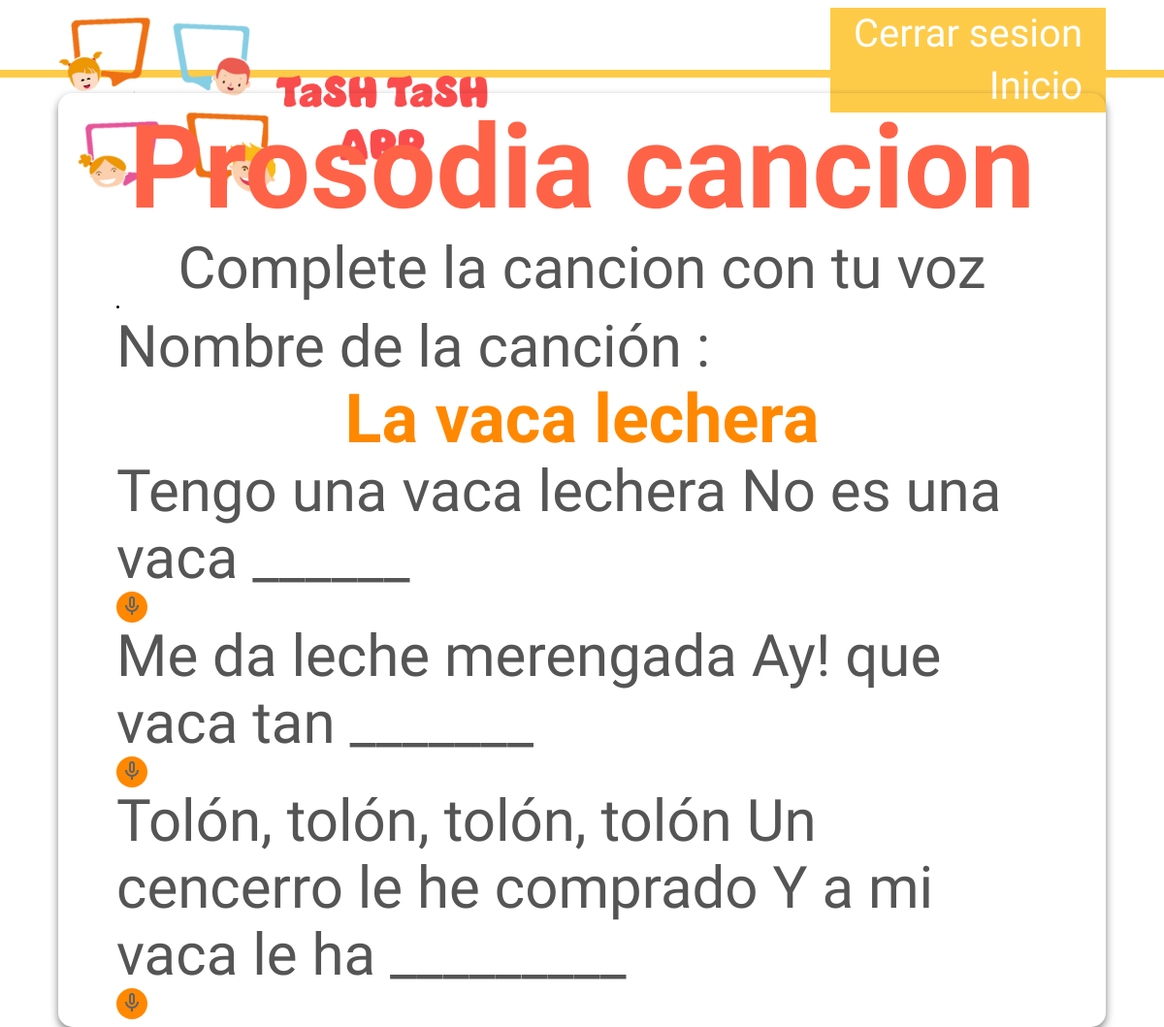
Page /prosodia/prosodia_cancion/ (signed in) on the committed database.
### prosodia/models.py (models this page shows, shortened)
class Prosodia_cancion_info(models.Model):
    nombre= models.TextField(max_length=100, verbose_name="nombre")
    parrafo_1 = models.TextField(max_length=1000, verbose_name="parrafo_1")
    respuesta_1 = models.TextField(max_length=100, verbose_name="respuesta_1")
    parrafo_2 = models.TextField(max_length=1000, verbose_name="parrafo_2")
    respuesta_2 = models.TextField(max_length=100, verbose_name="respuesta_2")
    parrafo_3 = models.TextField(max_length=1000, verbose_name="parrafo_3")
    respuesta_3 = models.TextField(max_length=100, verbose_name="respuesta_3")
    parrafo_4 = models.TextField(max_length=1000, verbose_name="parrafo_4")
    respuesta_4 = models.TextField(max_length=100, verbose_name="respuesta_4")
    parrafo_5 = models.TextField(max_length=1000, verbose_name="parrafo_5")
    respuesta_5 = models.TextField(max_length=100, verbose_name="respuesta_5")

### prosodia/views.py (the view)
class Prosodia_cancion_view(LoginRequiredMixin, ListView):
    model = Prosodia_cancion_info
    template_name = 'prosodia/prosodia_cancion.html'
    context_object_name = 'instrucciones'
    def get_queryset(self):
        longitud = len(Prosodia_cancion_info.objects.all())
        modulo_seleccionado = random.randint(1, longitud)
        queryset = Prosodia_cancion_info.objects.all()[modulo_seleccionado-1:modulo_seleccionado]
        return queryset

### prosodia/templates/prosodia/prosodia_cancion.html (shortened to what this page needs)
{% extends "base.html" %}
{% load static %}
{% block extra_styles %}
    <link rel="stylesheet" href="{% static 'css/style_prosodia_cancion.css' %}">
{% endblock extra_styles %}
{% block content %}
<div class="content" >
    <h2>Prosodia cancion</h2>
    <p>Complete la cancion con tu voz</p>
    {% for instruccion in instrucciones %}
    <li>
        <p>Nombre de la canción : </p>
        <h3>{{instruccion.nombre}}</h3>
        <p>{{instruccion.parrafo_1}}</p>
        <button class="mic-button">
            <img src="{% static 'images/mic_abierto.png' %}" alt="Micrófono">
        </button>
        {% if instruccion.parrafo_2 != "0" %}
            <p>{{instruccion.parrafo_2}}</p>
            <button class="mic-button">
                <img src="{% static 'images/mic_abierto.png' %}" alt="Micrófono">
            </button>
        {% endif %}
        {% if instruccion.parrafo_3 != "0" %}
            <p>{{instruccion.parrafo_3}}</p>
            <button class="mic-button">
                <img src="{% static 'images/mic_abierto.png' %}" alt="Micrófono">
            </button>
        {% endif %}
    </li>
    {%endfor%}
</div>
{% endblock content %}

### static/css/base.css (style rules this page uses)
:root { --color-titulo: #ff6347; --color-subtitulo: #ff8800; --color-parrafo: #555; --color-destacado: #ff0015; --font-size-titulo: 12rem; --font-size-subtitulo: 7rem; --font-size-parrafo: 6rem; --font-size-destacado: 8rem; }
* { margin: 0; padding: 0; box-sizing: border-box; font-family: "Concert One", cursive; }
html { font-size: 62.5%; }
.content { width: 90vw; border-radius: 15px; margin-top: 2vh; padding: 1vh 5vw; box-shadow: 0 4px 8px rgba(0, 0, 0, 0.5); display: flex; flex-direction: column; align-items: center; justify-content: space-evenly; }

### prosodia/static/css/style_prosodia_cancion.css (style rules this page uses)
h2 { color: var(--color-titulo); font-size: var(--font-size-titulo); text-align: center; }
p { color: var(--color-parrafo); font-size: var(--font-size-parrafo);; }
h3 { color: var(--color-subtitulo); font-size: var(--font-size-subtitulo); text-align: center; }
.mic-button { height: 4vh; width: 4vh; background-color: var(--color-subtitulo); border: rgb(0, 0, 0); cursor: pointer; border-radius: 50%; }
.mic-button img { height: 3vh; width: 3vh; }

### rows in the picture
Prosodia_cancion_info: nombre "La vaca lechera", parrafo_1 "Tengo una vaca lechera No es una vaca ______", parrafo_2 "Me da leche merengada Ay! que vaca tan _______", parrafo_3 "Tolón, tolón, tolón, tolón Un cencerro le he comprado Y a mi vaca le ha _________"
